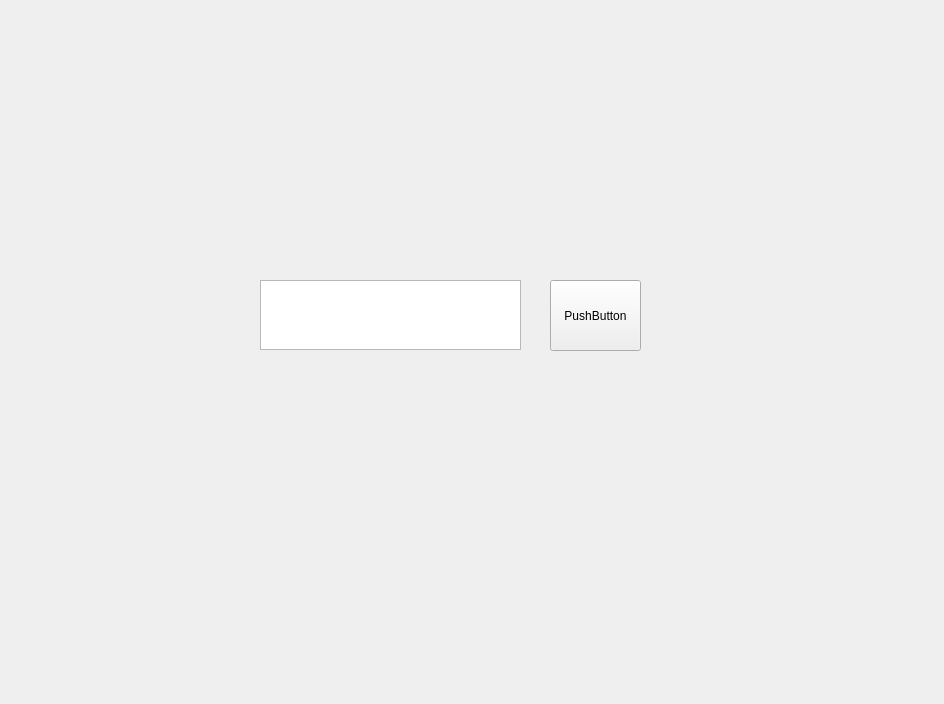
<?xml version="1.0" encoding="UTF-8"?>
<ui version="4.0">
 <class>MainWindowDesign</class>
 <widget class="QMainWindow" name="MainWindowDesign">
  <property name="geometry">
   <rect>
    <x>0</x>
    <y>0</y>
    <width>944</width>
    <height>704</height>
   </rect>
  </property>
  <property name="windowTitle">
   <string>QRosApp</string>
  </property>
  <property name="windowIcon">
   <iconset resource="../resources/images.qrc">
    <normaloff>:/images/icon.png</normaloff>:/images/icon.png</iconset>
  </property>
  <property name="locale">
   <locale language="English" country="Australia"/>
  </property>
  <widget class="QWidget" name="centralwidget">
   <widget class="QPushButton" name="pushButton">
    <property name="geometry">
     <rect>
      <x>550</x>
      <y>280</y>
      <width>91</width>
      <height>71</height>
     </rect>
    </property>
    <property name="text">
     <string>PushButton</string>
    </property>
   </widget>
   <widget class="QTextEdit" name="textEdit">
    <property name="geometry">
     <rect>
      <x>260</x>
      <y>280</y>
      <width>261</width>
      <height>70</height>
     </rect>
    </property>
   </widget>
  </widget>
  <action name="action_Quit">
   <property name="text">
    <string>&amp;Quit</string>
   </property>
   <property name="shortcut">
    <string>Ctrl+Q</string>
   </property>
   <property name="shortcutContext">
    <enum>Qt::ApplicationShortcut</enum>
   </property>
  </action>
  <action name="action_Preferences">
   <property name="text">
    <string>&amp;Preferences</string>
   </property>
  </action>
  <action name="actionAbout">
   <property name="text">
    <string>&amp;About</string>
   </property>
  </action>
  <action name="actionAbout_Qt">
   <property name="text">
    <string>About &amp;Qt</string>
   </property>
  </action>
 </widget>
 <resources>
  <include location="../resources/images.qrc"/>
 </resources>
 <connections>
  <connection>
   <sender>action_Quit</sender>
   <signal>triggered()</signal>
   <receiver>MainWindowDesign</receiver>
   <slot>close()</slot>
   <hints>
    <hint type="sourcelabel">
     <x>-1</x>
     <y>-1</y>
    </hint>
    <hint type="destinationlabel">
     <x>399</x>
     <y>299</y>
    </hint>
   </hints>
  </connection>
 </connections>
</ui>
